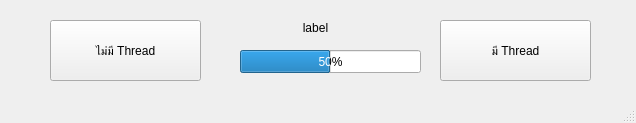
<?xml version="1.0" encoding="UTF-8"?>
<ui version="4.0">
 <class>MainWindow</class>
 <widget class="QMainWindow" name="MainWindow">
  <property name="geometry">
   <rect>
    <x>0</x>
    <y>0</y>
    <width>636</width>
    <height>123</height>
   </rect>
  </property>
  <property name="minimumSize">
   <size>
    <width>636</width>
    <height>123</height>
   </size>
  </property>
  <property name="maximumSize">
   <size>
    <width>636</width>
    <height>123</height>
   </size>
  </property>
  <property name="windowTitle">
   <string>MainWindow</string>
  </property>
  <widget class="QWidget" name="centralwidget">
   <widget class="QPushButton" name="btn_nothread">
    <property name="geometry">
     <rect>
      <x>50</x>
      <y>20</y>
      <width>151</width>
      <height>61</height>
     </rect>
    </property>
    <property name="text">
     <string>ไม่มี Thread</string>
    </property>
   </widget>
   <widget class="QPushButton" name="btn_havethread">
    <property name="geometry">
     <rect>
      <x>440</x>
      <y>20</y>
      <width>151</width>
      <height>61</height>
     </rect>
    </property>
    <property name="text">
     <string>มี Thread</string>
    </property>
   </widget>
   <widget class="QProgressBar" name="progressBar">
    <property name="geometry">
     <rect>
      <x>240</x>
      <y>50</y>
      <width>181</width>
      <height>23</height>
     </rect>
    </property>
    <property name="value">
     <number>50</number>
    </property>
   </widget>
   <widget class="QLabel" name="lb_result">
    <property name="geometry">
     <rect>
      <x>270</x>
      <y>20</y>
      <width>91</width>
      <height>16</height>
     </rect>
    </property>
    <property name="text">
     <string>label</string>
    </property>
    <property name="alignment">
     <set>Qt::AlignCenter</set>
    </property>
   </widget>
  </widget>
  <widget class="QMenuBar" name="menubar">
   <property name="geometry">
    <rect>
     <x>0</x>
     <y>0</y>
     <width>636</width>
     <height>21</height>
    </rect>
   </property>
  </widget>
  <widget class="QStatusBar" name="statusbar"/>
 </widget>
 <resources/>
 <connections/>
</ui>
